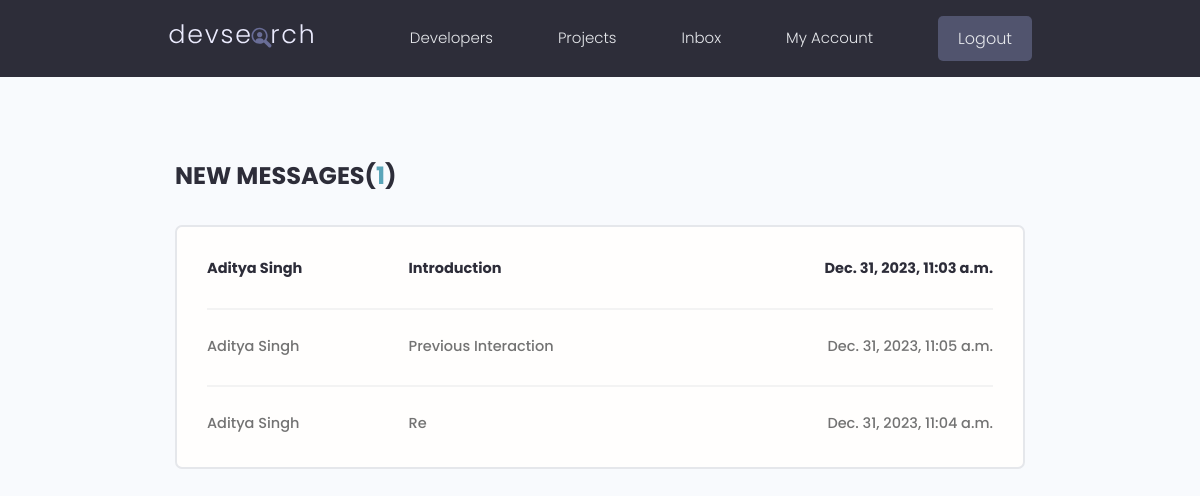
The app's page /inbox/ (signed in) with its own data.
### users/models.py (models this page shows, shortened)
class Message(models.Model):
    sender = models.ForeignKey(Profile, on_delete=models.SET_NULL, null=True, blank=True)
    recipient = models.ForeignKey(Profile, on_delete=models.SET_NULL, null=True, blank=True, related_name="messages")
    name = models.CharField(max_length=200, null=True, blank=True)
    email = models.EmailField(max_length=200, null=True, blank=True)
    subject = models.CharField(max_length=200, null=True, blank=True)
    body = models.TextField()
    is_read = models.BooleanField(default=False, null=True)
    created = models.DateTimeField(auto_now_add=True)
    id = models.UUIDField(default=uuid.uuid4, unique=True,
                          primary_key=True, editable=False)
    class Meta:
        ordering = ['is_read', '-created']

### users/views.py (the view)
# urls.py: path('inbox/', views.inbox, name="inbox"),
@login_required(login_url='login')
def inbox(request):
    profile = request.user.profile
    messageRequests = profile.messages.all()
    unreadCount = messageRequests.filter(is_read=False).count()
    context = {'messageRequests' : messageRequests, 'unreadCount' : unreadCount}
    return render(request, 'users/inbox.html', context = context)

### users/templates/users/inbox.html
{% extends 'main.html' %}
{% block content %}
<main class="inbox my-xl">
  <div class="content-box">
    <h3 class="inbox__title">New Messages(<span>{{unreadCount}}</span>)</h3>
    <ul class="messages">
      {% for message in messageRequests %}
      {% if message.is_read == False %}
      <li class="message message--unread">
        {% else %}
      <li class="message">
        {% endif %}
        <a href="{% url 'message' message.id %}" >
          <span class="message__author">{{message.name}}</span>
          <span class="message__subject">{{message.subject}}</span>
          <span class="message__date">{{message.created}}</span>
        </a>
      </li>
      {% endfor %}
    </ul>
  </div>
</main>
{% endblock content %}

### static/styles/app.css (style rules this page uses)
:root { --color-sub: #2d2d39; }
.content-box { width: 95%; max-width: 85rem; margin: 0 auto; }
.inbox { height: 90vh; }
.inbox__title, .inbox__title span { font-size: 2.4rem; font-weight: 700; color: var(--color-sub); text-transform: uppercase; text-align: left; margin-bottom: 3rem; }
.inbox__title span { color: var(--color-main); }
.messages { list-style: none; background: var(--color-white); padding: 0.5rem 3rem; border: 2px solid var(--color-light); border-radius: 0.7rem; }
.message { padding: 2.5rem 0; }
.message > a span { font-size: 1.45rem; font-weight: 500; }
.message.message--unread a span { font-weight: 700; color: var(--color-sub); }
.message:not(:last-child) { border-bottom: 2px solid var(--color-white-light); }
.message > a { display: flex; gap: 1rem; }
.message__author, .message__date { flex-basis: 25%; }
.message__subject { flex-basis: 50%; }
.message__date { text-align: right; }

### static/uikit/styles/modules/_variables.css (style rules this page uses)
:root { --color-main: #5aa5b9; --color-main-light: #e6faff; --color-sub: #3f4156; --color-sub-light: #51546e; --color-sub-lighter: #ededfd; --color-text: #737373; --color-gray: #8b8b8b; --color-light: #e5e7eb; --color-light-gray: #767676; --color-bg: #f8fafd; --color-white: #fffefd; --color-white-light: #f3f3f3; --color-success: #359e64; --color-success-bg: #def8e8; --color-error: #fc4b0b; --color-error-bg: #fff2ee; --font-base: 'Poppins', arial, helvetica, 'Segoe UI', roboto, ubuntu, sans-serif; --font-monospace: 'Fira Code', 'Courier New', courier, monospace; --font-regular: 300; --font-medium: 500; --font-bold: 700; --generic-shadow: 1px 1px 5px #00000010; --generic-transition: all 0.3s ease-in-out; }

### static/uikit/styles/modules/_base.css (style rules this page uses)
* { margin: 0; padding: 0; box-sizing: border-box; text-rendering: optimizeLegibility; color: inherit; font-size: inherit; }
html { font-size: 50%; }
@media only screen and (min-width: 480px) { html { font-size: 56.25%; } }
@media only screen and (min-width: 1200px) { html { font-size: 62.5%; } }
body { line-height: 1.6; font-weight: 400; font-size: 1.5rem; color: var(--color-text); background-color: var(--color-bg); min-height: 100vh; }

### static/uikit/styles/modules/_typography.css (style rules this page uses)
* { font-family: var(--font-base); }
h3 { font-size: 3.2rem; font-weight: var(--font-medium); }
p, span, strong { font-size: 1.6rem; color: var(--color-text); font-weight: var(--font-regular); }
a { padding-bottom: 2px; text-decoration: none; display: inline-block; color: var(--color-main); font-weight: var(--font-medium); }

### static/uikit/styles/modules/_utilities.css (style rules this page uses)
.my-xl { margin: 8rem auto; }

### records on screen
Message: name "Aditya Singh", subject "Introduction", created "Dec. 31, 2023, 11:03 a.m."
Message: name "Aditya Singh", subject "Previous Interaction", created "Dec. 31, 2023, 11:05 a.m."
Message: name "Aditya Singh", subject "Re", created "Dec. 31, 2023, 11:04 a.m."

### other values on screen
{{ unreadCount }} "1"
